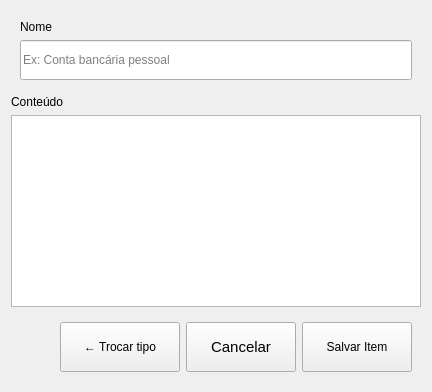
        <widget class="QWidget" name="page_note">
         <layout class="QVBoxLayout" name="verticalLayout_6">
          <item>
           <widget class="QFrame" name="frame_4">
            <property name="frameShape">
             <enum>QFrame::Shape::NoFrame</enum>
            </property>
            <property name="frameShadow">
             <enum>QFrame::Shadow::Raised</enum>
            </property>
            <layout class="QVBoxLayout" name="verticalLayout_5">
             <item>
              <widget class="QLabel" name="label_9">
               <property name="text">
                <string>Nome</string>
               </property>
              </widget>
             </item>
             <item>
              <widget class="QLineEdit" name="line_nome_item_note">
               <property name="minimumSize">
                <size>
                 <width>0</width>
                 <height>40</height>
                </size>
               </property>
               <property name="maximumSize">
                <size>
                 <width>16777215</width>
                 <height>40</height>
                </size>
               </property>
               <property name="placeholderText">
                <string>Ex: Conta bancária pessoal</string>
               </property>
              </widget>
             </item>
            </layout>
           </widget>
          </item>
          <item>
           <widget class="QLabel" name="label_10">
            <property name="text">
             <string>Conteúdo</string>
            </property>
           </widget>
          </item>
          <item>
           <widget class="QTextEdit" name="textEdit_note"/>
          </item>
          <item>
           <widget class="QFrame" name="frame_5">
            <property name="sizePolicy">
             <sizepolicy hsizetype="Preferred" vsizetype="Fixed">
              <horstretch>0</horstretch>
              <verstretch>0</verstretch>
             </sizepolicy>
            </property>
            <property name="frameShape">
             <enum>QFrame::Shape::NoFrame</enum>
            </property>
            <property name="frameShadow">
             <enum>QFrame::Shadow::Raised</enum>
            </property>
            <layout class="QHBoxLayout" name="horizontalLayout_3">
             <item>
              <spacer name="horizontalSpacer_2">
               <property name="orientation">
                <enum>Qt::Orientation::Horizontal</enum>
               </property>
               <property name="sizeHint" stdset="0">
                <size>
                 <width>40</width>
                 <height>20</height>
                </size>
               </property>
              </spacer>
             </item>
             <item alignment="Qt::AlignmentFlag::AlignRight">
              <widget class="QPushButton" name="btn_trocar_type_note">
               <property name="minimumSize">
                <size>
                 <width>120</width>
                 <height>50</height>
                </size>
               </property>
               <property name="maximumSize">
                <size>
                 <width>120</width>
                 <height>50</height>
                </size>
               </property>
               <property name="text">
                <string>← Trocar tipo</string>
               </property>
              </widget>
             </item>
             <item alignment="Qt::AlignmentFlag::AlignRight">
              <widget class="QPushButton" name="btn_cancelar_note">
               <property name="sizePolicy">
                <sizepolicy hsizetype="Minimum" vsizetype="Preferred">
                 <horstretch>0</horstretch>
                 <verstretch>0</verstretch>
                </sizepolicy>
               </property>
               <property name="minimumSize">
                <size>
                 <width>110</width>
                 <height>50</height>
                </size>
               </property>
               <property name="maximumSize">
                <size>
                 <width>120</width>
                 <height>50</height>
                </size>
               </property>
               <property name="font">
                <font>
                 <pointsize>11</pointsize>
                </font>
               </property>
               <property name="text">
                <string>Cancelar</string>
               </property>
              </widget>
             </item>
             <item alignment="Qt::AlignmentFlag::AlignRight">
              <widget class="QPushButton" name="btn_save_item_note">
               <property name="sizePolicy">
                <sizepolicy hsizetype="Minimum" vsizetype="Preferred">
                 <horstretch>0</horstretch>
                 <verstretch>0</verstretch>
                </sizepolicy>
               </property>
               <property name="minimumSize">
                <size>
                 <width>110</width>
                 <height>50</height>
                </size>
               </property>
               <property name="maximumSize">
                <size>
                 <width>120</width>
                 <height>50</height>
                </size>
               </property>
               <property name="text">
                <string>Salvar Item</string>
               </property>
              </widget>
             </item>
            </layout>
           </widget>
          </item>
         </layout>
        </widget>
